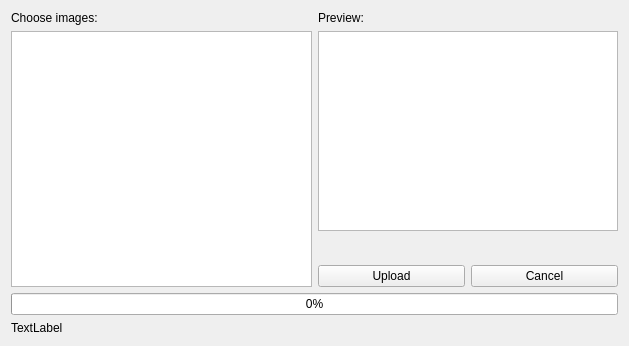
<?xml version="1.0" encoding="UTF-8"?>
<ui version="4.0">
 <class>ImageShackListUpload</class>
 <widget class="QWidget" name="ImageShackListUpload">
  <property name="geometry">
   <rect>
    <x>0</x>
    <y>0</y>
    <width>629</width>
    <height>346</height>
   </rect>
  </property>
  <property name="windowTitle">
   <string>QImageViewer - ImageShack.us Uploader - Choose images</string>
  </property>
  <layout class="QVBoxLayout" name="verticalLayout_3">
   <item>
    <layout class="QHBoxLayout" name="horizontalLayout_2">
     <item>
      <layout class="QVBoxLayout" name="verticalLayout_2">
       <item>
        <widget class="QLabel" name="label_2">
         <property name="text">
          <string>Choose images:</string>
         </property>
        </widget>
       </item>
       <item>
        <widget class="QListWidget" name="listWidget"/>
       </item>
      </layout>
     </item>
     <item>
      <layout class="QVBoxLayout" name="verticalLayout">
       <item>
        <widget class="QLabel" name="label">
         <property name="text">
          <string>Preview:</string>
         </property>
        </widget>
       </item>
       <item>
        <widget class="QGraphicsView" name="graphicsView">
         <property name="sizePolicy">
          <sizepolicy hsizetype="Fixed" vsizetype="Fixed">
           <horstretch>0</horstretch>
           <verstretch>0</verstretch>
          </sizepolicy>
         </property>
         <property name="minimumSize">
          <size>
           <width>300</width>
           <height>200</height>
          </size>
         </property>
         <property name="maximumSize">
          <size>
           <width>300</width>
           <height>200</height>
          </size>
         </property>
        </widget>
       </item>
       <item>
        <spacer name="verticalSpacer">
         <property name="orientation">
          <enum>Qt::Vertical</enum>
         </property>
         <property name="sizeHint" stdset="0">
          <size>
           <width>297</width>
           <height>13</height>
          </size>
         </property>
        </spacer>
       </item>
       <item>
        <layout class="QHBoxLayout" name="horizontalLayout">
         <item>
          <widget class="QPushButton" name="acceptButton">
           <property name="text">
            <string>Upload</string>
           </property>
           <property name="shortcut">
            <string>Ctrl+Return</string>
           </property>
          </widget>
         </item>
         <item>
          <widget class="QPushButton" name="cancelButton">
           <property name="text">
            <string>Cancel</string>
           </property>
           <property name="shortcut">
            <string>Esc</string>
           </property>
          </widget>
         </item>
        </layout>
       </item>
      </layout>
     </item>
    </layout>
   </item>
   <item>
    <widget class="QProgressBar" name="progressBar">
     <property name="value">
      <number>0</number>
     </property>
    </widget>
   </item>
   <item>
    <widget class="QLabel" name="status">
     <property name="text">
      <string>TextLabel</string>
     </property>
    </widget>
   </item>
  </layout>
 </widget>
 <resources/>
 <connections/>
</ui>
